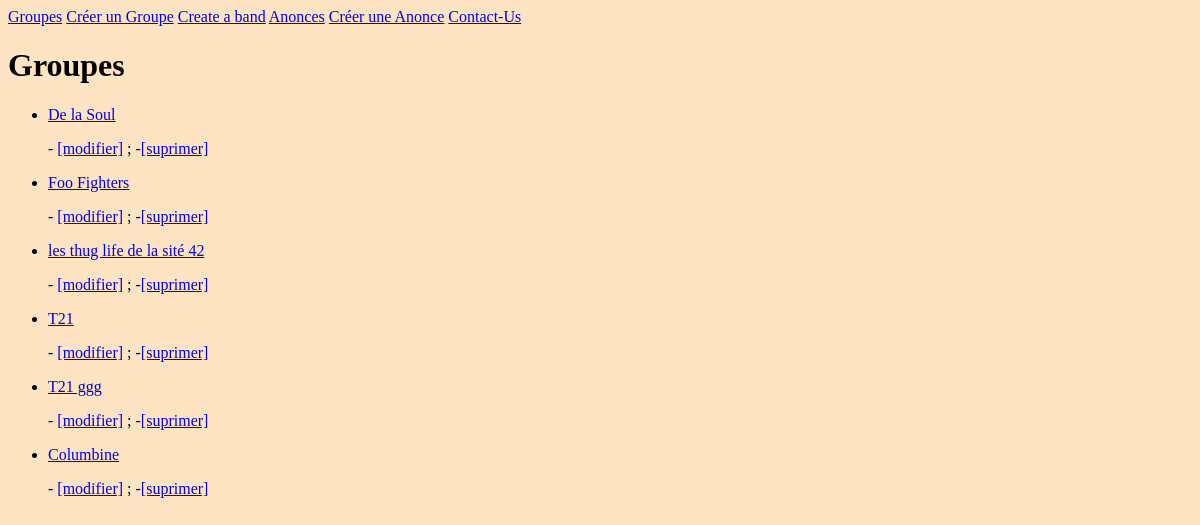
The app's page /bands/, older data.
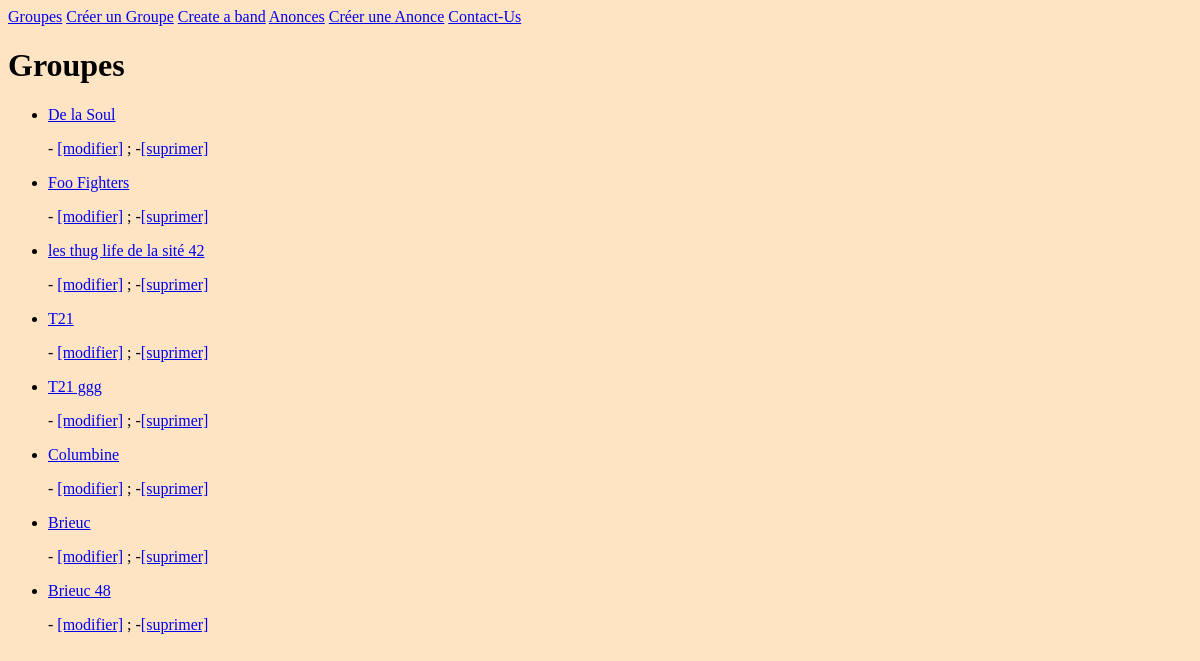
The same page, newer data.
### listing/models.py (models this page shows, shortened)
class Band(models.Model):
    name = models.fields.CharField(max_length=100)
    genre = models.fields.CharField(max_length=50)
    biography = models.fields.CharField(max_length=1000)
    year_formed = models.fields.IntegerField(
    validators=[MinValueValidator(1900), MaxValueValidator(2025)]
    )
    active = models.fields.BooleanField(default=True)
    official_homepage = models.fields.URLField(null=True, blank=True)
    class Genre(models.TextChoices):
        HIP_HOP = 'HH'
        SYNTH_POP = 'SP'
        ALTERNATIVE_ROCK = 'AR'
    genre = models.fields.CharField(choices=Genre.choices, max_length=5)

### listing/views.py (the view)
# urls.py: path('bands/', views.band_list, name='band-list'),  # mise à jour du chemin et de la vue
def band_list(request):
    bands = Band.objects.all()
    return render(request, 'listing/band_list.html', {'bands': bands})

### listing/templates/listing/band_list.html
{% extends 'listing/base.html' %}
{% block content %}
<h1>Groupes</h1>
<ul>
 {% for band in bands %}
 <li><a href="/bands/{{ band.id }}/">{{ band.name }}</a></li>
 <p>
    - <a href="{% url 'band-change' band.id %}">[modifier]</a>
    ; -<a href="{% url 'band-delete' band.id %}">[suprimer]</a>
 </p>
 {% endfor %}
</ul>
{% endblock %}

### listing/templates/listing/base.html (shortened to what this page needs)
{% load static %}
<html>
    <head>
        <link rel="stylesheet" href="{% static 'listing/styles.css' %}" />
    </head>
    <body>
        <nav>
          <a href="{% url 'band-list' %}">Groupes</a>
          <a href="{% url 'band-create' %}">Créer un Groupe</a>
          <a href="{% url 'band-create-example' %}">Create a band</a>
          <a href="{% url 'listings' %}">Anonces</a>
          <a href="{% url 'listings-add' %}">Créer une Anonce</a>
          <a href ="{% url 'contact' %}">Contact-Us</a>
        </nav>
        {% block content %}{% endblock %}
       </body>
</html>

### listing/static/listing/styles.css (style rules this page uses)
* { background: bisque }

Row changes from the older to the newer data that the page shows:
added Band: name "Brieuc"
added Band: name "Brieuc 48"
